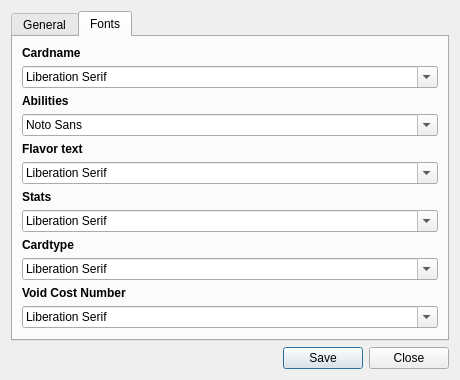
<?xml version="1.0" encoding="UTF-8"?>
<ui version="4.0">
 <class>OptionsWindow</class>
 <widget class="QDialog" name="OptionsWindow">
  <property name="geometry">
   <rect>
    <x>0</x>
    <y>0</y>
    <width>460</width>
    <height>380</height>
   </rect>
  </property>
  <property name="windowTitle">
   <string>Options</string>
  </property>
  <layout class="QVBoxLayout" name="verticalLayout_2">
   <item>
    <widget class="QTabWidget" name="tabWidget">
     <property name="currentIndex">
      <number>1</number>
     </property>
     <widget class="QWidget" name="tab_general">
      <attribute name="title">
       <string>General</string>
      </attribute>
     </widget>
     <widget class="QWidget" name="tab_fonts">
      <attribute name="title">
       <string>Fonts</string>
      </attribute>
      <layout class="QVBoxLayout" name="verticalLayout">
       <item>
        <widget class="QLabel" name="label_cardname">
         <property name="font">
          <font>
           <weight>75</weight>
           <bold>true</bold>
          </font>
         </property>
         <property name="text">
          <string>Cardname</string>
         </property>
        </widget>
       </item>
       <item>
        <widget class="QFontComboBox" name="font_cardname">
         <property name="currentFont">
          <font>
           <family>Times New Roman</family>
          </font>
         </property>
        </widget>
       </item>
       <item>
        <widget class="QLabel" name="label_abilities">
         <property name="font">
          <font>
           <weight>75</weight>
           <bold>true</bold>
          </font>
         </property>
         <property name="text">
          <string>Abilities</string>
         </property>
        </widget>
       </item>
       <item>
        <widget class="QFontComboBox" name="font_abilities">
         <property name="currentFont">
          <font>
           <family>Adobe Fangsong Std R</family>
          </font>
         </property>
        </widget>
       </item>
       <item>
        <widget class="QLabel" name="label_flavor">
         <property name="font">
          <font>
           <weight>75</weight>
           <bold>true</bold>
          </font>
         </property>
         <property name="text">
          <string>Flavor text</string>
         </property>
        </widget>
       </item>
       <item>
        <widget class="QFontComboBox" name="font_flavor">
         <property name="currentFont">
          <font>
           <family>Times New Roman</family>
          </font>
         </property>
        </widget>
       </item>
       <item>
        <widget class="QLabel" name="label_stats">
         <property name="font">
          <font>
           <weight>75</weight>
           <bold>true</bold>
          </font>
         </property>
         <property name="text">
          <string>Stats</string>
         </property>
        </widget>
       </item>
       <item>
        <widget class="QFontComboBox" name="font_stats">
         <property name="currentFont">
          <font>
           <family>Georgia</family>
          </font>
         </property>
        </widget>
       </item>
       <item>
        <widget class="QLabel" name="label_cardtype">
         <property name="font">
          <font>
           <weight>75</weight>
           <bold>true</bold>
          </font>
         </property>
         <property name="text">
          <string>Cardtype</string>
         </property>
        </widget>
       </item>
       <item>
        <widget class="QFontComboBox" name="font_cardtype">
         <property name="currentFont">
          <font>
           <family>Times New Roman</family>
          </font>
         </property>
        </widget>
       </item>
       <item>
        <widget class="QLabel" name="label_voidcost">
         <property name="font">
          <font>
           <weight>75</weight>
           <bold>true</bold>
          </font>
         </property>
         <property name="text">
          <string>Void Cost Number</string>
         </property>
        </widget>
       </item>
       <item>
        <widget class="QFontComboBox" name="font_voidcost">
         <property name="currentFont">
          <font>
           <family>Georgia</family>
           <weight>50</weight>
           <italic>false</italic>
           <bold>false</bold>
          </font>
         </property>
        </widget>
       </item>
       <item>
        <spacer name="verticalSpacer">
         <property name="orientation">
          <enum>Qt::Vertical</enum>
         </property>
         <property name="sizeHint" stdset="0">
          <size>
           <width>20</width>
           <height>40</height>
          </size>
         </property>
        </spacer>
       </item>
      </layout>
     </widget>
    </widget>
   </item>
   <item>
    <widget class="QDialogButtonBox" name="buttonBox">
     <property name="standardButtons">
      <set>QDialogButtonBox::Close|QDialogButtonBox::Save</set>
     </property>
    </widget>
   </item>
  </layout>
 </widget>
 <resources/>
 <connections>
  <connection>
   <sender>buttonBox</sender>
   <signal>rejected()</signal>
   <receiver>OptionsWindow</receiver>
   <slot>reject()</slot>
   <hints>
    <hint type="sourcelabel">
     <x>229</x>
     <y>359</y>
    </hint>
    <hint type="destinationlabel">
     <x>229</x>
     <y>189</y>
    </hint>
   </hints>
  </connection>
 </connections>
</ui>
